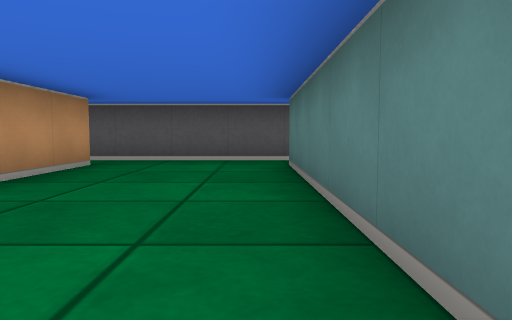
[1] (above)

17 first-person views from a walk through a cub3D level. The camera is about half as high as the walls, tilts 4° down and sees 70° across. The floor is counted in squares. Each view is taken from the middle of a square. On the plan, view 1 faces up. The plan holds only what a view shows up to about 9 squares ahead; the rest is blank.

[2]
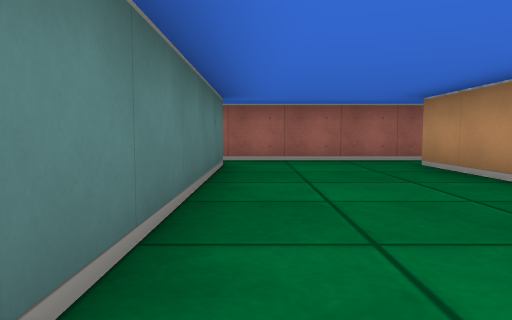

[3]
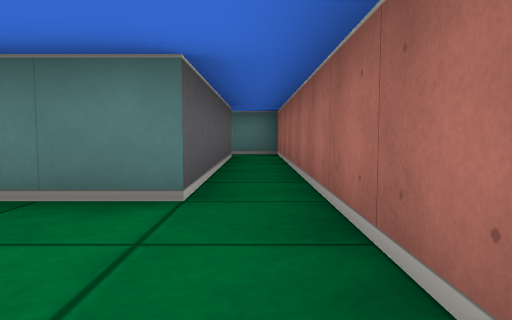

[4]
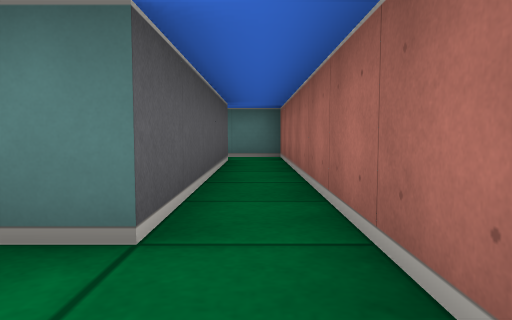

[5]
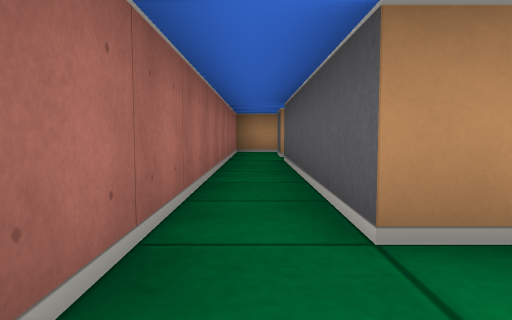

[6]
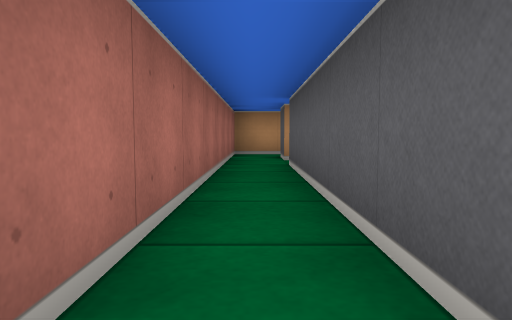

[7]
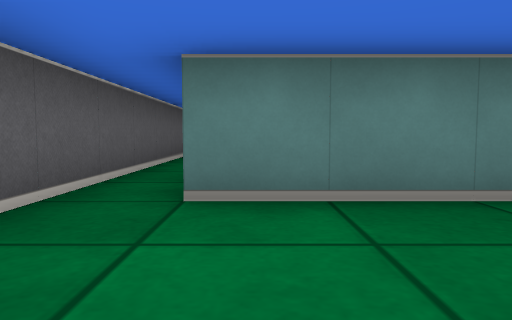

[8]
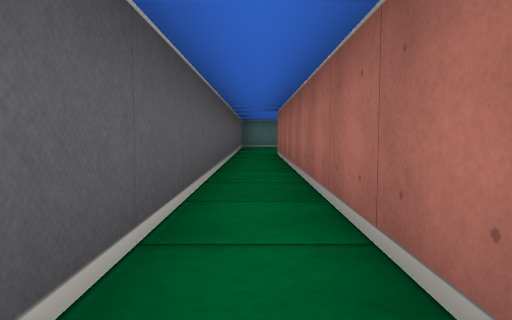

[9]
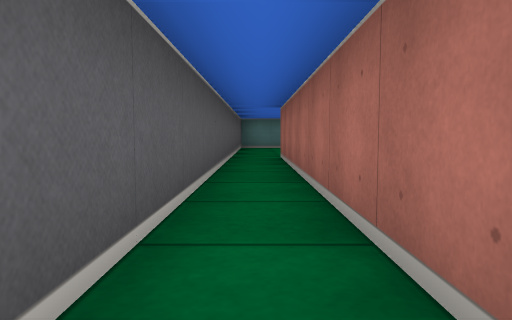

[10]
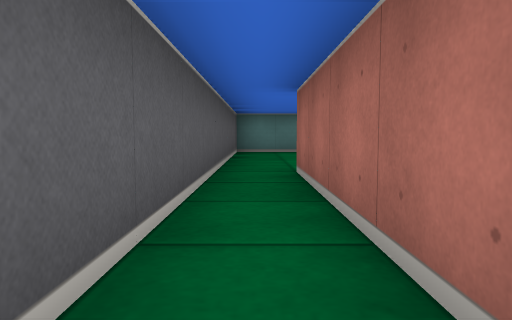

[11]
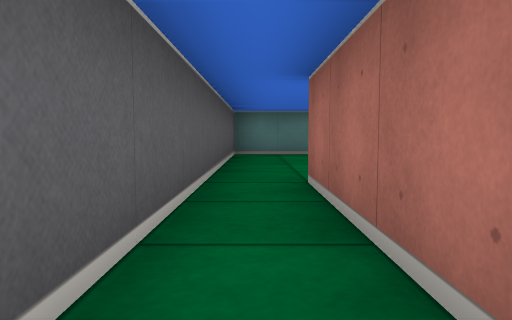

[12]
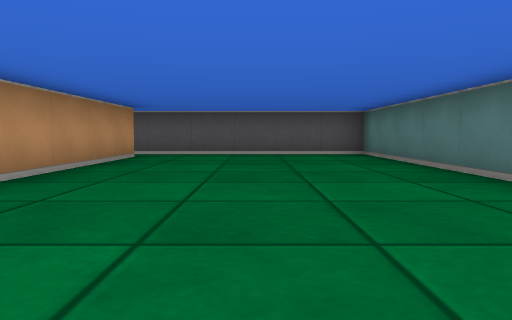

[13]
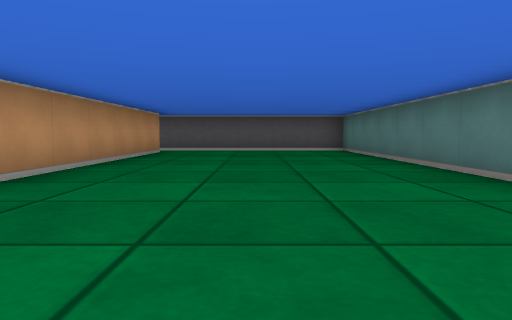

[14]
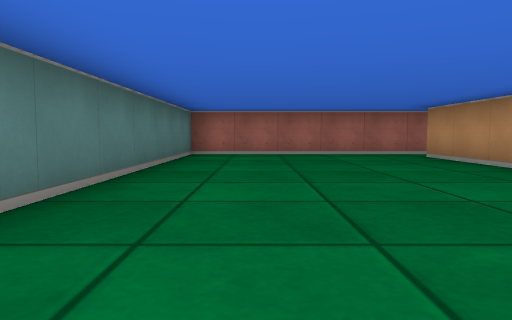

[15]
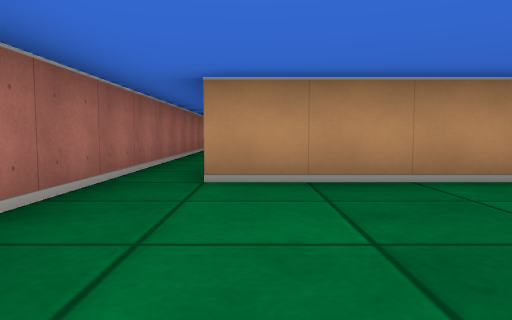

[16]
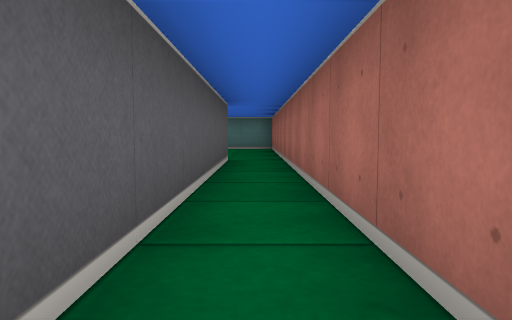

[17]
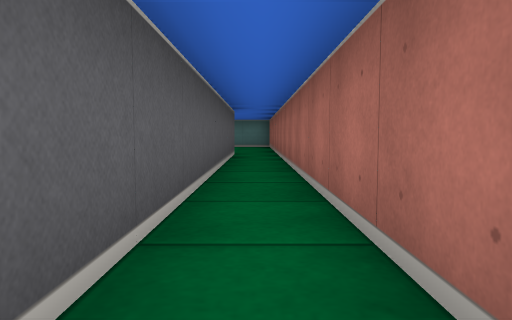

### Floor plan
Points are (right, up) in squares from view 1. A wall is a line through its corners. A room is listed if a view was taken in it or the views show most of it. See-through windows are left out.
Room 1 (views 1, 2, 3, 4, 5, 6, 7, 8, 9, 10, 11)
walls: (1.6, 5.5) (9.5, 5.5); (-2.5, 5.5) (-2.5, 0.5) (-7.5, 0.5); (5.5, 0.5) (0.5, 0.5) (0.5, 5.5); (-8.5, 0.5) (-9.4, 0.5); (-9.5, -0.5) (6.5, -0.5) (6.5, 0.6); (9.5, 6.5) (-3, 6.5)
ways out: opening at (9, 6) to room 2; opening at (-9, 0); opening at (-8, 1); opening at (-3, 6)
Room 2 (views 12, 13, 14, 15, 16, 17)
walls: (9.5, 5.5) (9.5, -3.5) (1.6, -3.5); (1.6, -4.5) (14.5, -4.5) (14.5, 6.5) (9.5, 6.5)
ways out: opening at (9, 6) to room 1

Where each view was taken, in squares from view 1:
view 1: 0 up, 0 right, facing up
view 2: 6 up, 0 right, facing down
view 3: 0 up, 2 left, facing right
view 4: 0 up, 1 left, facing right
view 5: 0 up, 1 left, facing left
view 6: 0 up, 2 left, facing left
view 7: 5 up, 2 left, facing right
view 8: 6 up, 1 right, facing right
view 9: 6 up, 2 right, facing right
view 10: 6 up, 5 right, facing right
view 11: 6 up, 6 right, facing right
view 12: 2 down, 12 right, facing up
view 13: 4 down, 12 right, facing up
view 14: 4 up, 13 right, facing down
view 15: 3 down, 13 right, facing left
view 16: 4 down, 3 right, facing right
view 17: 4 down, 1 right, facing right
